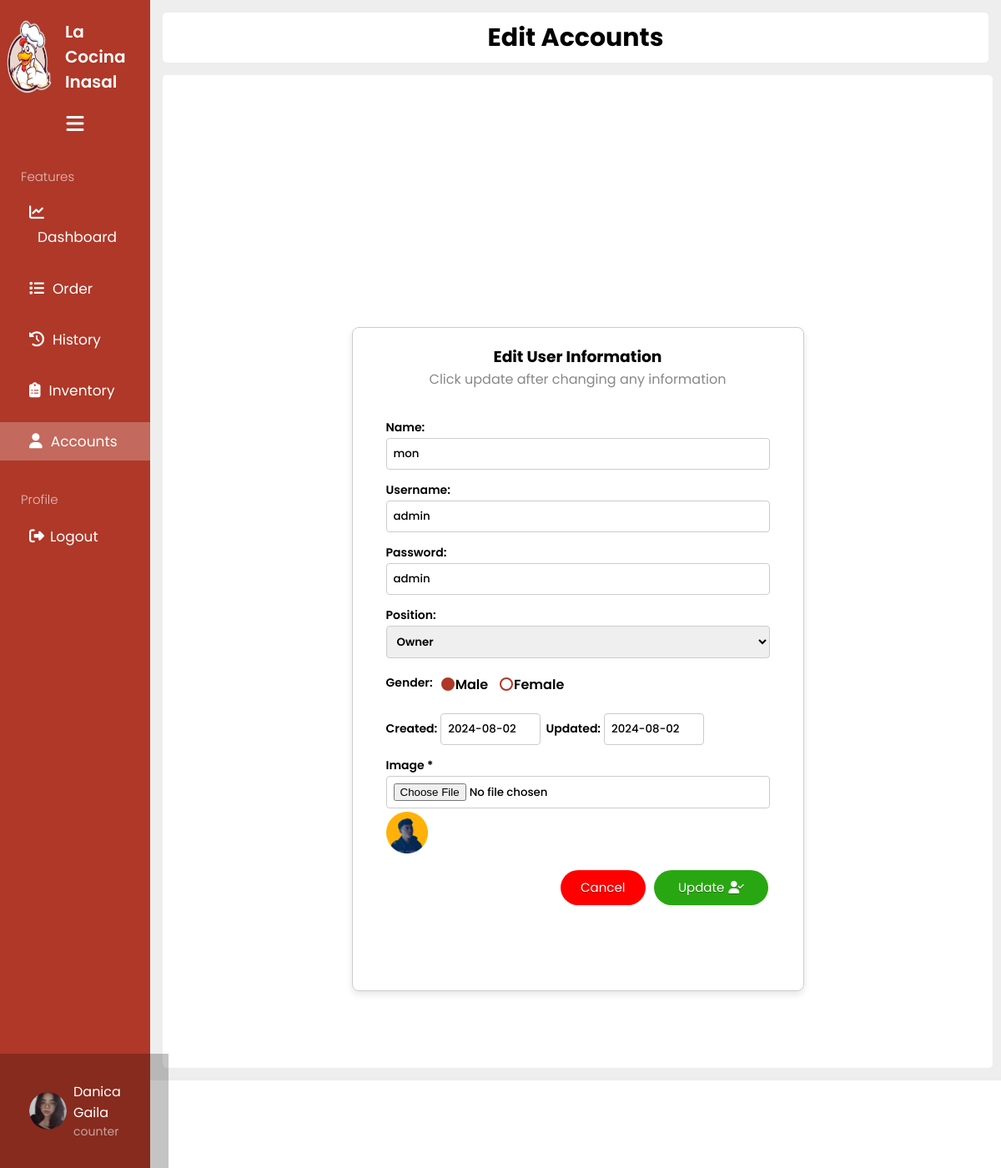
/content/edit.php?id=1 (signed in), run on the app's committed database.
### tables this page shows
CREATE TABLE `accounts` (
  `id` int(255) NOT NULL,
  `name` varchar(255) NOT NULL,
  `gender` varchar(50) NOT NULL,
  `email` varchar(255) NOT NULL,
  `password` varchar(255) NOT NULL,
  `position` varchar(255) NOT NULL,
  `created` date NOT NULL DEFAULT current_timestamp(),
  `updated` date NOT NULL DEFAULT current_timestamp(),
  `image` varchar(255) NOT NULL
);

### content/edit.php (the view, shortened to what this page needs)
<?php
include 'partials/header.php';
$id = $_GET['id'];
?>
<link rel="stylesheet" href="../css/dashboard.css">
<link rel="stylesheet" href="../css/account.css">
<body>
    <div class="dashboard_container">
        <div class="dashboard_sidebar" id="dashboard_sidebar">
            <div class="dashboard_sidebar_logo" id="logo_dashs">
                <img src="../pictures/logo.png" alt="">
                <p class="title_dash">La Cocina Inasal</p>
            </div>
            <div class="dashboard_sidebar_content">
                <ul class="dashboard_sidebar_list" id="dashboard_sidebar_list">
                    <div id="hamburger">
                        <a href="" id="hamburger_button"><i class="fa-solid fa-bars"></i></a>
                    </div>
                    <div class="features">
                        <p>Features</p>
                    </div>
                    <li class="list active">
                        <a href="dashboard.php"><i class="fa-solid fa-chart-line"></i><span class="Menutext">Dashboard</span></a>
                    </li>
                    <li>
                        <a href="content/order.php"><i class="fa-solid fa-list"></i><span class="Menutext">Order</span></a>
                    </li>
                    <li>
                        <a href="content/history.php"><i class="fa-solid fa-clock-rotate-left"></i><span class="Menutext">History</span></a>
                    </li>
                    <li>
                        <a href="content/inventory.php"><i class="fa-solid fa-clipboard-list"></i><span class="Menutext">Inventory</span></a>
                    </li>
                    <li style="background-color: #ffffff3f;">
                        <a href="account.php"><i class="fa-solid fa-user MenuIcons"></i><span class="Menutext">Accounts</span></a>
                    </li>
                </ul>
            </div>
            <div class="profile-txt">
                <p>Profile</p>
            </div>
            <div class="logout">
                <a href="../logout.php" id="logout_button"><i class="fa-solid fa-right-from-bracket"></i><span class="Menutext">Logout</span></a>
            </div>
            <div class="dashboard_sidebar_profile">
                <img src='../<?= ($_SESSION['loggedInUser']['image']) ?>' id="logo_dash" alt="User Profile">
                <div class="title_dash">
                    <p>
                        <?php if (isset($_SESSION['loggedInUser']['name'])) {
                            echo '<p>' . ($_SESSION['loggedInUser']['name']) . '</p>';
                        } ?>
                    </p>
                    <p style="font-size: 14px; color: rgba(255, 255, 255, 0.562);">
                        <?php if (isset($_SESSION['loggedInUser']['position'])) {
                            echo htmlspecialchars($_SESSION['loggedInUser']['position']);
                        } ?>
                    </p>
                </div>
            </div>
        </div>
        <div class="dashboard_mainbar" id="dashboard_mainbar">
            <div class="dashboard_topnav">
                <div>
                    <p>Edit Accounts</p>
                </div>
            </div>
            <div class="main_container">
                <div class="main_edit_container">
                    <div class="edit-container">
                        <div class="user-info">
                            <h3>Edit User Information</h3>
                            <p class="text-def">Click update after changing any information</p>
                        </div>
                        <div class="form-edit-container">
                            <form action="" method="POST" enctype="multipart/form-data">
                                <?php
                                $sql = "SELECT * FROM `accounts` WHERE id = $id LIMIT 1";
                                $result = mysqli_query($conn, $sql);
                                $row = mysqli_fetch_assoc($result);
                                ?>
                                <div class="row">
                                    <div class="col">
                                        <label class="form-label">Name:</label>
                                        <input type="text" class="form-control" name="name" value="<?php echo $row['name']; ?>">
                                    </div>
                                    <div class="col">
                                        <label class="form-label">Username:</label>
                                        <input class="form-control" name="email" value="<?php echo $row['email']; ?>">
                                    </div>
                                    <div class="col">
                                        <label class="form-label">Password:</label>
                                        <input type="text" class="form-control" name="password" value="<?php echo $row['password']; ?>">
                                    </div>
                                    <div class="col-edit">
                                        <label class="form-label">Position:</label>
                                        <?php $position = $row['position']; ?>
                                        <select class="form-control" name="position" id="position-select">
                                            <option value="owner" <?php if ($position == 'owner') echo 'selected'; ?>>Owner</option>
                                        </select>
                                    </div>
                                    <div class="form-group mb-3">
                                        <label>Gender:</label>
                                        <div class="gender-options">
                                            <label for="male" class="form-input-label">Male</label>
                                            <label for="female" class="form-input-label">Female</label>
                                        </div>
                                    </div>
                                    <div class="cole1">
                                        <label class="form-label">Created:</label>
                                        <input type="text" class="form-control datepicker" name="created" id="created_date" value="<?php echo $row['created']; ?>">
                                    </div>
                                    <div class="cole2">
                                        <label class="form-label">Updated:</label>
                                        <input type="text" class="form-control datepicker" name="updated" id="updated_date" value="<?php echo $row['updated']; ?>">
                                    </div>
                                    <div class="">
                                        <label for="">Image *</label>
                                        <input type="file" name="image" class="form-control">
                                        <img src="../<?= $row['image'] ?>" style="width: 50px; height: 50px" alt="img" />
                                    </div>
                                </div>
                                <div class="buttons-add">
                                    <a href="account.php" class="btn1 btn-danger">Cancel</a>
                                    <button type="submit" class="btn2 btn-success" name="updateAccount">Update<i class="fa-solid fa-user-check"></i></button>
                                </div>
                            </form>
                        </div>
                    </div>
                </div>
            </div>
        </div>
    </div>
    <?php include 'partials/footer.php'; ?>

### css/dashboard.css (style rules this page uses)
* { padding: 0px; margin: 0px; font-family: "Poppins", sans-serif; }
html { scroll-behavior: smooth; }
.dashboard_sidebar { width: 15%; background: #af3828; transition: all 0.5s ease; height: 100vh; position: fixed; top: 0; bottom: 0; }
.dashboard_mainbar { width: 85%; background: #eeeeee; height: 100%; margin-left: 15%; }
.dashboard_sidebar_logo { display: flex; padding: 15px 0px 15px 0px; }
.dashboard_sidebar_logo img { width: 70px; transition: all 0.5s ease; }
.dashboard_sidebar_logo p { font-family: "Poppins", sans-serif; font-weight: 600; color: white; font-size: 20px; display: flex; align-items: center; cursor: pointer; transition: all 0.5s ease; }
.dashboard_container { display: flex; flex-direction: row; }
.dashboard_sidebar_profile { display: flex; align-items: center; justify-content: flex-start; background-color: rgba(0, 0, 0, 0.23); padding: 25px 35px; position: fixed; bottom: 0; width: 11%; }
.dashboard_sidebar_profile img { width: 45px; height: 45px; border-radius: 50%; }
.dashboard_sidebar_profile p { font-family: "poppins", "sans-serif"; color: white; display: flex; align-items: center; color: white; font-size: 16px; cursor: pointer; text-decoration: none; }
.title_dash { padding: 8px; }
.dashboard_sidebar_list span { margin-left: 10px; color: rgb(255, 255, 255); font-size: 17px; }
.dashboard_sidebar_list li a { text-decoration: none; font-style: normal; font-size: 20px; width: 100%; }
.dashboard_sidebar_list li { padding: 10px 35px; margin-bottom: 15px; }
.dashboard_sidebar_list li i { color: rgb(255, 255, 255); font-size: 18px; }
.features p { font-family: "poppins", "sans-serif"; font-size: 15px; font-weight: 300; padding: 0px 0px 10px 25px; color: rgba(255, 255, 255, 0.671); }
.dashboard_topnav { height: 60px; margin: 15px 15px 0px 15px; display: flex; flex-direction: row; justify-content: space-between; border-radius: 5px; align-items: center; background: #ffffff; }
.dashboard_topnav p { font-weight: 700; font-style: normal; font-size: 30px; cursor: pointer; }
.profile-txt p { font-family: "poppins", "sans-serif"; font-size: 15px; font-weight: 300; padding: 20px 0px 10px 25px; color: rgba(255, 255, 255, 0.671); }
.logout a { text-decoration: none; font-family: "poppins", "sans-serif"; color: white; margin-top: 20px; font-size: 17px; }
.logout i { font-size: 18px; padding-right: 7px; }
.logout { padding: 10px 35px; }
#hamburger { display: flex; justify-content: center; padding-bottom: 40px; }
#hamburger_button { font-size: 25px; color: rgb(255, 255, 255); }
.main_container { margin: 15px 10px 15px 15px; border-radius: 5px; align-items: center; background: #ffffff; overflow: auto; max-height: 85vh; }
.main_container { scrollbar-width: thin; scrollbar-color: #888 #f1f1f1; }

### data on the page
accounts: name "mon", email "admin", password "admin", position "Owner", created "2024-08-02", updated "2024-08-02", image (picture)

### other printed values
$_SESSION['loggedInUser']['name'] "Danica Gaila"
$_SESSION['loggedInUser']['position'] "counter"
